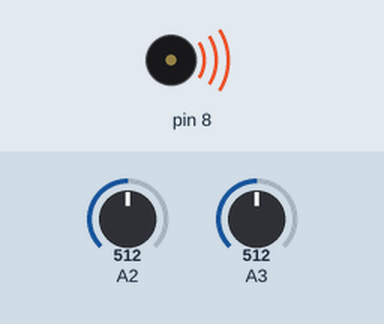
Simulated run of this sketch. Board: Arduino Uno, built with avr-gcc and run on an emulated ATmega328P. Shown: buzzer (waves = sounding). The inputs (shaded band) are chosen by the test bench; at power-on: A2 = 512, A3 = 512. What the sketch prints to the serial monitor is not drawn.

Above: at 1.2 s.
1.3 s: A2 set to 482
At 2.6 s:
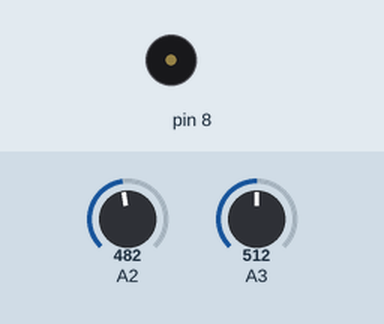
6.0 s: A2 set to 510
At 7.1 s:
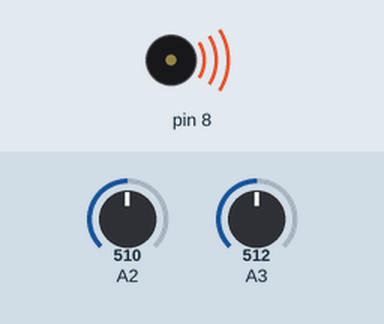
Timing chart, 0 to 8.5 s (numbered marks = the images above; inputs shaded):
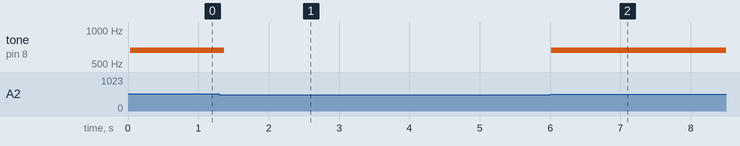

The sketch:

week10_7_arduino_serial_joystick_x_y_to_processing.ino
```cpp
// week10_7_arduino_serial_joystick_x_y_to_processing
// 修改自 week10_5_arduino_serial_joystick_to_processing

void setup() {
  Serial.begin(9600);
  pinMode(2, INPUT_PULLUP);
  pinMode(8, OUTPUT);
}

void loop() {
  delay(30);  // 要慢一點，不然 Processing 會接不了
  int x = analogRead(A2);   // 把搖桿的 X 接到 A2
  int y = analogRead(A3);   // 把搖桿的 Y 接到 A3
  Serial.write(x/4);  // 把 0-1023 變成 0-255
  Serial.write(y/4);
  if (x > 900) tone(8, 784, 100);
  if (x > 700) tone(8, 523, 100);
  if (x > 500) tone(8, 659, 100);
  if (y > 900) tone(8, 500, 100); //的亂數數字
}
```

Measured:
- the behaviour switches between 501 and 500 on A2 (found by bisection; images 0 and 1)
- after the input at 1.3 s, tone on pin 8: 659 Hz → silent after 0.07 s
- after the input at 6.0 s, tone on pin 8: silent → 659 Hz at once
